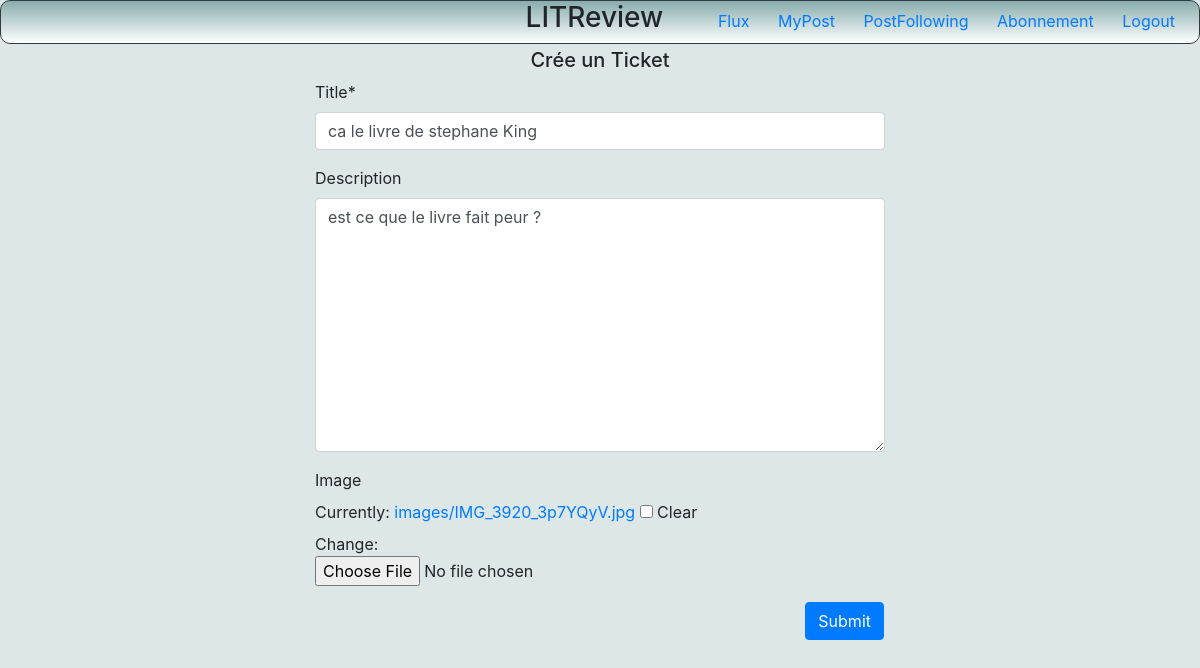
/ticket/101 (signed in), run on the app's committed database.
### litBlog/models.py (models this page shows)
class Ticket(models.Model):
    title = models.CharField(max_length=128)
    description = models.TextField(max_length=2048, blank=True)
    image = models.ImageField(null=True, blank=True, upload_to="images/")
    time_created = models.DateTimeField(auto_now=True)
    boolean = models.BooleanField(default=False)
    user = UserForeignKey(auto_user_add=True, on_delete=models.CASCADE)

### litBlog/views.py (the view)
# urls.py: path('ticket/', views.ticket, name='ticket'),
@login_required(login_url="login_blog")
def ticket(request, id_ticket=None):
    instance_ticket = (
        get_object_or_404(Ticket, pk=id_ticket) if id_ticket is not None else None
    )
    if request.method == "POST":
        form = TicketForm(request.POST, request.FILES, instance=instance_ticket)
        if form.is_valid():
            form.save()
            return redirect("flux")
    else:
        form = TicketForm(instance=instance_ticket)
    context = {"form": form}
    return render(request, "ticket.html", context)

### litBlog/form.py
class TicketForm(forms.ModelForm):
    class Meta:
        model = Ticket
        fields = ("title", "description", "image")

### litBlog/templates/ticket.html (shortened to what this page needs)
{% extends "base_blog.html" %}
{% load crispy_forms_tags %}
{% block content %}
<div class="row d-flex justify-content-center">
    <div class="col-md-6">
        <H5 class="text-center">Crée un Ticket</H5>
        {% if form.instance.id %}
            <form method="POST" action="{% url 'ticket' id_ticket=form.instance.id %}" enctype="multipart/form-data">
        {% else %}
            <form method="POST" action="{% url 'ticket' %}" enctype="multipart/form-data">
        {% endif %}
                {{form|crispy}}
                <div class="row">
                    <input class="btn btn-primary ml-auto mr-3" type="submit" value="Submit"/>
                </div>
            </form>
    </div>
</div>
{% endblock %}

### litBlog/static/css/style.css (style rules this page uses)
.body { background-color:#dee7e7; }

### data on the page
Ticket: title "ca le livre de stephane King", description "est ce que le livre fait peur ?"
